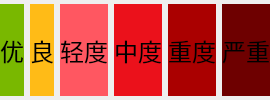
           <widget class="QWidget" name="horizontalWidget_9" native="true">
            <property name="font">
             <font>
              <pointsize>18</pointsize>
             </font>
            </property>
            <layout class="QHBoxLayout" name="hl_air_quality">
             <property name="spacing">
              <number>6</number>
             </property>
             <property name="leftMargin">
              <number>0</number>
             </property>
             <property name="topMargin">
              <number>4</number>
             </property>
             <property name="rightMargin">
              <number>0</number>
             </property>
             <property name="bottomMargin">
              <number>4</number>
             </property>
             <item>
              <widget class="QLabel" name="ll_air1">
               <property name="styleSheet">
                <string notr="true">background-color: rgb(121, 184, 0);</string>
               </property>
               <property name="text">
                <string>优</string>
               </property>
               <property name="alignment">
                <set>Qt::AlignCenter</set>
               </property>
              </widget>
             </item>
             <item>
              <widget class="QLabel" name="ll_air2">
               <property name="styleSheet">
                <string notr="true">background-color: rgb(255, 187, 23);</string>
               </property>
               <property name="text">
                <string>良</string>
               </property>
               <property name="alignment">
                <set>Qt::AlignCenter</set>
               </property>
              </widget>
             </item>
             <item>
              <widget class="QLabel" name="ll_air3">
               <property name="styleSheet">
                <string notr="true">background-color: rgb(255, 87, 97);</string>
               </property>
               <property name="text">
                <string>轻度</string>
               </property>
               <property name="alignment">
                <set>Qt::AlignCenter</set>
               </property>
              </widget>
             </item>
             <item>
              <widget class="QLabel" name="ll_air4">
               <property name="styleSheet">
                <string notr="true">background-color: rgb(235, 17, 27);</string>
               </property>
               <property name="text">
                <string>中度</string>
               </property>
               <property name="alignment">
                <set>Qt::AlignCenter</set>
               </property>
              </widget>
             </item>
             <item>
              <widget class="QLabel" name="ll_air5">
               <property name="styleSheet">
                <string notr="true">background-color: rgb(170, 0, 0);</string>
               </property>
               <property name="text">
                <string>重度</string>
               </property>
               <property name="alignment">
                <set>Qt::AlignCenter</set>
               </property>
              </widget>
             </item>
             <item>
              <widget class="QLabel" name="ll_air6">
               <property name="styleSheet">
                <string notr="true">background-color: rgb(110, 0, 0);</string>
               </property>
               <property name="text">
                <string>严重</string>
               </property>
               <property name="alignment">
                <set>Qt::AlignCenter</set>
               </property>
              </widget>
             </item>
            </layout>
           </widget>
